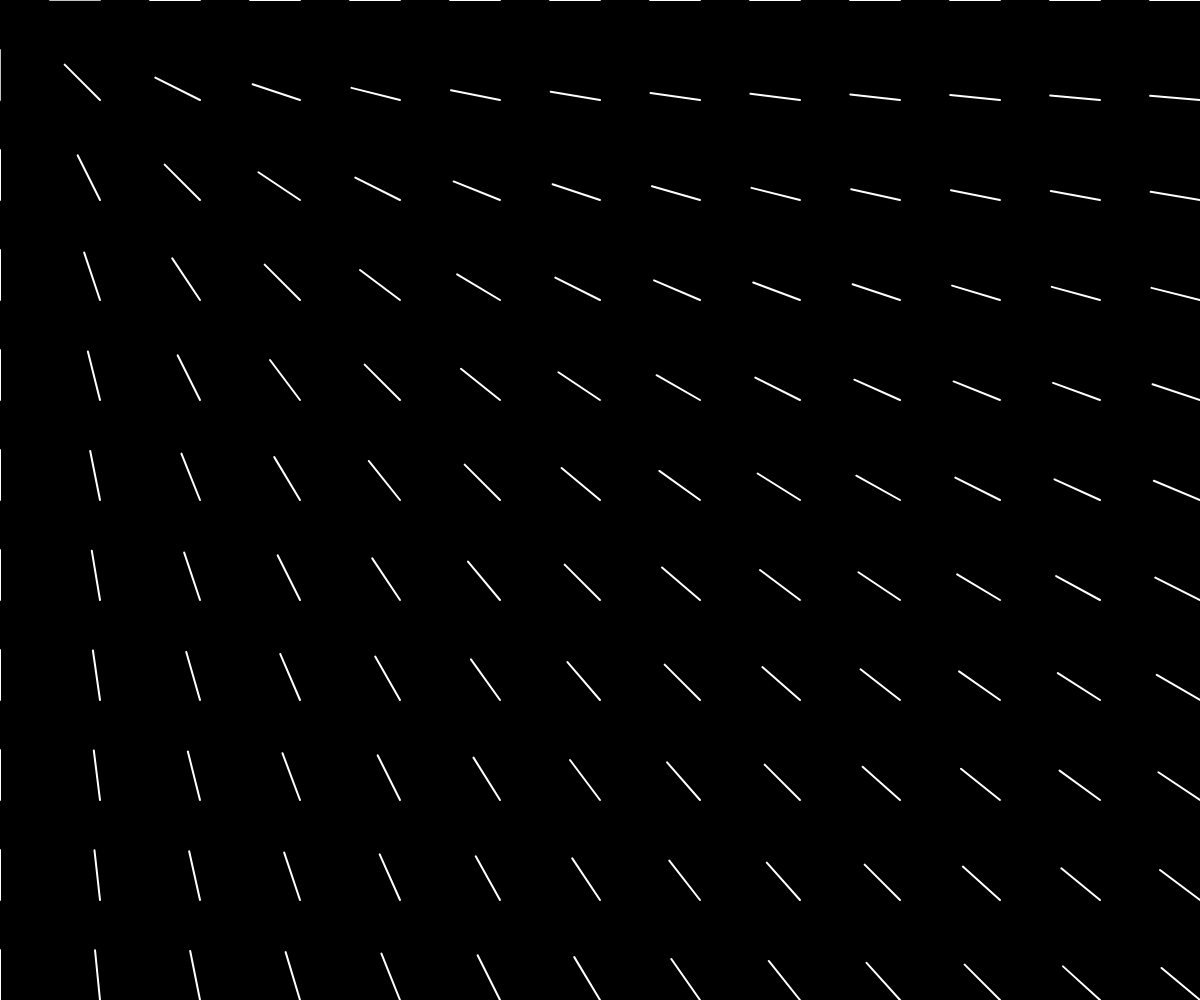
Frame 1 (no input)
Frame 60 (no input): identical to frame 1, image omitted
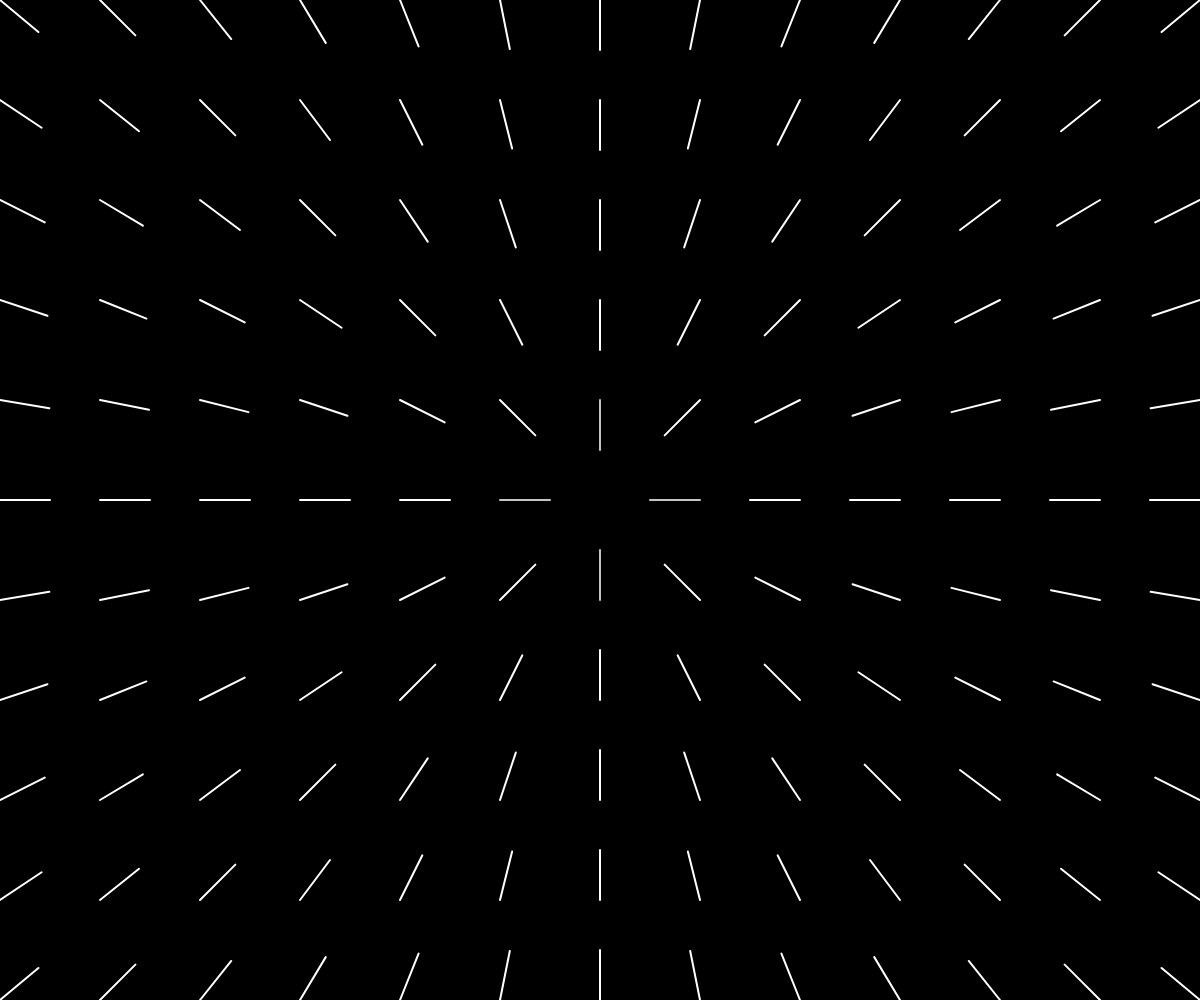
Frame 120 (the mouse pressed at the canvas centre since frame 60)

The p5.js sketch that drew these frames (run headless with seeded random() and noise() and a simulated clock; from frame 60 on, the mouse is pressed at the canvas centre):

// p5.js sketch
// ── sketch.js
var scl = 100;

var rows, cols;


function setup() {
  createCanvas(windowWidth, windowHeight);
  
  rows = Math.ceil(width/scl);
  cols = Math.ceil(height/scl);
  
}

function draw() {
  background(0);
  
  for(let i = 0; i <= cols; i++ ) {
    for(let j = 0; j <= rows; j ++ ){
      
        let x = mouseX - (j*scl);
        let y = mouseY - (i*scl);
        let a = atan2(y, x);
    
      
      var v = p5.Vector.fromAngle(PI/4)
      
      stroke(`rgba(255,255,255,${dist(mouseX, mouseY, j*scl, i*scl)/130} )`)
      strokeWeight(2)
      push()
      translate(j*scl, i*scl)
      rotate(a)
      
      line(0,0,scl/2,0)
      
      pop()
      
      //rect(i * scl, j * scl, scl, scl)
    }
  }
}

function windowResized() {
    resizeCanvas(windowWidth, windowHeight);
  
  rows = floor(width/scl);
  cols = floor(height/scl);
}
